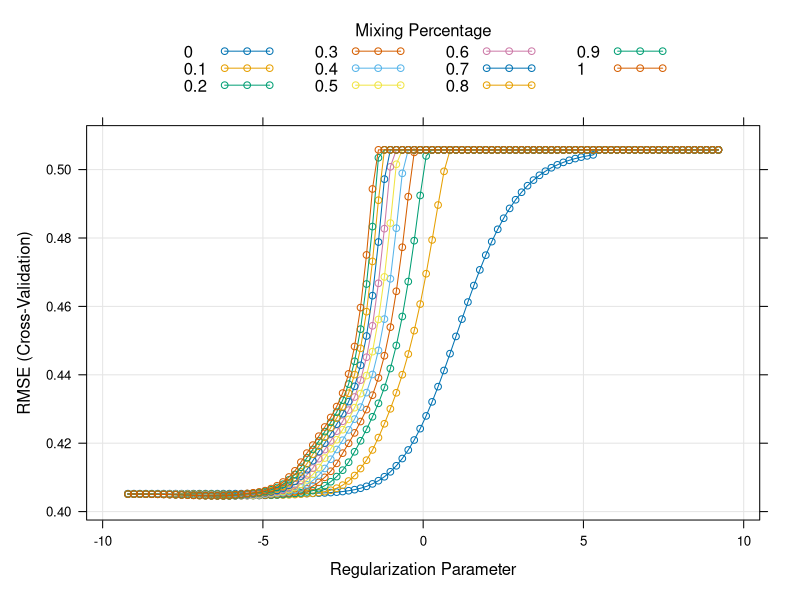
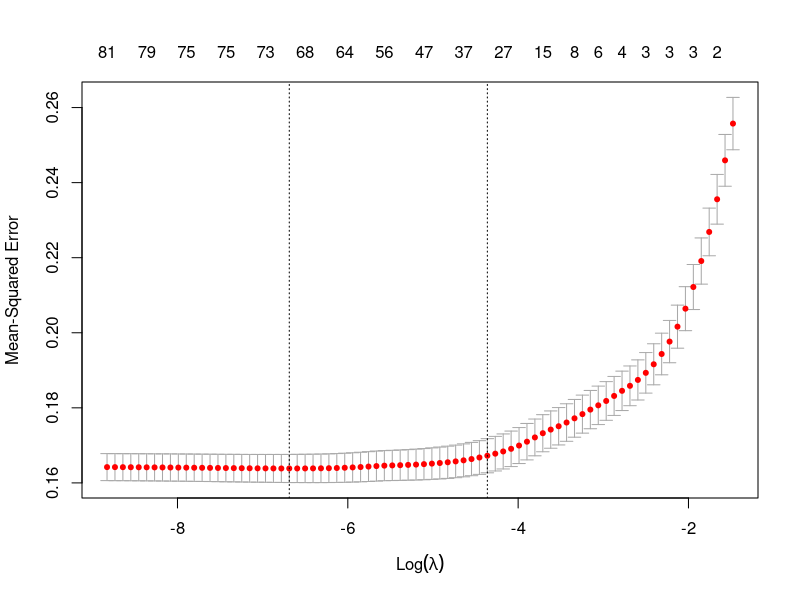

Reproduce these figures in R, in order. (Note: this script raises an error after producing the figures.)
library(tidyverse)
library(skimr)
library(caret)     
library(glmnet) 
library(gridExtra)
library(ModelMetrics)

## Based on Lab 11

set.seed(80107)

cleaned_data = read.csv("cleaned_data.csv")

#remove student_id
cleaned_data <- cleaned_data[,-1]

# dim(cleaned_data)

# skim(cleaned_data)

# Create a data partition such that 80% of the data is used for training and 
# 20% for testing

trainIndex <- createDataPartition(cleaned_data$bully,
                                  p = .8, # the share of data in the training set
                                  list = FALSE # puts our output in matrix form
)

cleaned_data <- cleaned_data %>% 
  mutate(temp_id = 1:nrow(cleaned_data))

# Use those indices to split the data into training and test sets
train <- cleaned_data %>% 
  filter(temp_id %in% trainIndex) %>% 
  dplyr::select(-temp_id)


# Assign everything else to the test dataset 
test <- cleaned_data %>% 
  filter(!(temp_id %in% trainIndex)) %>% 
  dplyr::select(-temp_id)

# Check how many rows are in each set
nrow(train)
nrow(test)

# Convert predictors into a model matrix for glmnet
# model.matrix() automatically creates dummy variables for categorical predictors
# math ~ . means: predict math using all other variables in the dataset
# [,-1] removes the intercept column because glmnet handles the intercept internally
x_train_unscaled <- model.matrix(bully ~ ., train)[, -1]
y_train <- train$bully

x_test_unscaled <- model.matrix(bully ~ ., test)[, -1]
y_test <- test$bully

# Standardize the predictors in the training set
x_train <- scale(x_train_unscaled)

# Standardize the test set using the SAME means and standard deviations from 
# the training set
x_test <- scale(
  x_test_unscaled,
  center = attr(x_train, "scaled:center"),
  scale = attr(x_train, "scaled:scale")
)

###### now we'll test ridge, lasso, and elastic net all in one
# using 5 folds for cv since our dataset only has 5% bully >= 2.5

train_control <- trainControl(
  method = "cv",
  number = 5,
  verboseIter = FALSE 
)

# Define a set of alpha values to try. We'll include 0 and 1 to test ridge and
# lasso along with the other values for elastic net

alpha_grid <- seq(0, 1, by = 0.1) 
lambda_grid <- 10 ^ seq(4, -4, length = 100)

set.seed(80107)

rle_model <- train(
  x = x_train,
  y = y_train,
  method = "glmnet",
  trControl = train_control,
  tuneGrid = expand.grid(alpha = alpha_grid, lambda = lambda_grid),
  metric = "RMSE"
)


# Plot RMSE across tuning values
plot(rle_model, xTrans = log)

# View the best alpha
best_alpha <- rle_model$bestTune$alpha
best_alpha

# View what caret says is the best lambda (lowest RMSE)
best_lambda_caret <- rle_model$bestTune$lambda
best_lambda_caret

# ChatGPT helped me understand that caret and glmnet packages have different
# ways of finding the best lambda. Let's look at the glmnet version
cv.out <- cv.glmnet(x_train, y_train, alpha=best_alpha)
plot(cv.out)

cv.out

#what is the Rsquared for rle_model with best_alpha
rle_model$results %>% 
  filter(alpha == best_alpha) %>% 
  arrange(RMSE) %>% 
  head(1)

# lambda min has ~69 nonzero coefs and lambda 1se has ~25 nonzero coefs
# lambda min of 0.01 matches caret, but lambda 1se of 0.08 is different

# let's store this best lambda (1se) as well
best_lambda_glmnet <- cv.out$lambda.1se
best_lambda_glmnet
log(best_lambda_glmnet)

# Extract coefficients at the best lambda for both methods
coefs_caret <- coef(rle_model$finalModel, 
                    alpha = best_alpha, s = best_lambda_caret)

coefs_glmnet <- coef(rle_model$finalModel, 
                    alpha = best_alpha, s = best_lambda_glmnet)

coefs_caret <- coefs_caret[which(coefs_caret != 0),]

coefs_glmnet <- coefs_glmnet[which(coefs_glmnet != 0),]

coefs_cdf <- data.frame(
  Variable = rownames(as.matrix(coefs_caret)),
  Coefficient = as.numeric(coefs_caret)
)

coefs_gdf <- data.frame(
  Variable = rownames(as.matrix(coefs_glmnet)),
  Coefficient = as.numeric(coefs_glmnet)
)


# Inspect largest coefficients
coefs_cdf %>%
  arrange(desc(abs(Coefficient))) %>% 
  head(10)

coefs_gdf %>%
  arrange(desc(abs(Coefficient))) %>% 
  head(10)

# Now lets run our best model on the testing data
# First let's try the caret version (best lambda minimizes RMSE)
rle.pred.caret = predict(rle_model, newdata=x_test)

# How variable are our predictions?
summary( rle.pred.caret )
sd( rle.pred.caret )

# The RMSE
sqrt( mean((rle.pred-y_test)^2) )

# Now let's repeat with the glmnet version using lambda 1se
rle.pred.glmnet = predict(rle_model$finalModel, 
                          s = best_lambda_glmnet, newx=x_test)


# How variable are our predictions?
summary( rle.pred.glmnet )
sd( rle.pred.glmnet )

# The RMSE
sqrt( mean((rle.pred.glmnet-y_test)^2) )

# both of these RMSEs are quite low

# Let's look at a plot

#put both sets of predictions into the test df
test_plot <- test %>% 
  mutate(y_pred_caret = rle.pred.caret, y_pred_glmnet = rle.pred.glmnet)

test_plot <- test_plot %>% 
  pivot_longer(cols = c(y_pred_glmnet,y_pred_caret, bully), names_to = "model", 
               values_to = "y")

test_plot %>% 
  ggplot(aes(age,y, col = model))+
  geom_point()+
  geom_jitter()

test_plot %>% 
  ggplot(aes(model,y)) +
  geom_boxplot()


#########################################################################

#Forward/backward stepwise selection (based on ch 24 of the class website)

# Baseline linear model (OLS)

model_linear <- lm(bully ~ ., data = train)

test$y_hat = predict( model_linear, newdata = test)

#calculate RMSE
sqrt(mean((test$bully-test$y_hat)^2))

#check out the coefficients
coefs_lm = coef(model_linear)

coefs_lm <- data.frame(
  Variable = rownames(as.matrix(coefs_lm)),
  Coefficient = as.numeric(coefs_lm)
)

coefs_lm %>% 
  arrange(desc(abs(Coefficient))) %>% 
  head(10)

# Stepwise selection: forward

library(MASS)

# set up simplest and most complex to consider:
# `~ 1` is the "intercept only" model.  Our max model 
# has everything (but no interactions).
mod_simple <- lm(bully ~ 1, data = train)
mod_max <- lm(bully ~ ., data = train)

# use forward stepwise selection to pick an optimal model (in terms of AIC)
mod_forward <- stepAIC(mod_simple,
                       scope = list(lower = formula(mod_simple),
                                    upper = formula(mod_max)),
                       direction = "forward",
                       trace = 0 )

summary(mod_forward)

#We can examine how many coefficients we zeroed out with this approach:
# Total number of coefficients (minus intercept)
length( coef( model_linear ) ) - 1

length(coef(mod_forward)) - 1

test$y_hat = predict( mod_forward, newdata = test)

#let's check out the coefficients
coefs_forward = coef(mod_forward)

coefs_forward <- data.frame(
  Variable = rownames(as.matrix(coefs_forward)),
  Coefficient = as.numeric(coefs_forward)
)

coefs_forward %>% 
  arrange(desc(abs(Coefficient))) %>% 
  head(10)

#calculate rmse
sqrt(mean((test$bully-test$y_hat)^2))

#let's try backward 
#chatGPT helped me understand how to code this since it isn't on the website

mod_backward <- stepAIC(mod_max,
                       direction = "backward",
                       trace = 0 )

summary(mod_backward)

#We can examine how many coefficients we zeroed out with this approach:
# Total number of coefficients (minus intercept)
length( coef( model_linear ) ) - 1

length(coef(mod_backward)) - 1

test$y_hat = predict( mod_backward, newdata = test)


#let's check out the coefficients
coefs_backward= coef(mod_backward)

coefs_backward <- data.frame(
  Variable = rownames(as.matrix(coefs_backward)),
  Coefficient = as.numeric(coefs_backward)
)

coefs_backward %>% 
  arrange(desc(abs(Coefficient))) %>% 
  head(10)

#calculate rmse
sqrt(mean((test$bully-test$y_hat)^2))

#compare AIC for all models
AIC(model_linear)
AIC(mod_forward)
AIC(mod_backward)

#forward model has slightly fewer nonzero coefficients and slightly lower AIC,
#so let's go with that

test$y_hat = predict( mod_forward, newdata = test)

table(test$y_hat >= 2.5)

table(test$bully >= 2.5)

test %>% 
  ggplot(aes(bully,y_hat))+
  geom_point()

#########################################################################
#now let's take our top 3 predictors and try loess, why not
#based on the college_and_ses_with_loess script from class

dat = train
head( dat )

dat = dat %>% 
  mutate(bully_high = ifelse(bully >= 2.5,1,0))

dat_test = test %>% 
  mutate(bully_high = ifelse(bully >=2.5,1,0)) 

# use loess with multiple variables to predict bully based on e_safety_score,
# discrimination, and school_rules

llp = loess( bully ~ e_safety_score + 
               discrimination + school_rules, data=dat )

summary(llp)

dat$pcol = predict( llp, newdata=dat )

qplot( e_safety_score, pcol, data = dat ) +
  geom_smooth()
qplot( discrimination, pcol, data = dat ) +
  geom_smooth()
qplot( school_rules, pcol, data = dat ) +
  geom_smooth()

rmse(llp, data = dat)

# let's run it on the test data now

dat_test$pcol = predict( llp, newdata=dat_test )

qplot( e_safety_score, pcol, data = dat_test ) +
  geom_smooth()
qplot( discrimination, pcol, data = dat_test ) +
  geom_smooth()
qplot( school_rules, pcol, data = dat_test ) +
  geom_smooth()

rmse(llp, data = dat_test)

dat_test %>% 
  ggplot(aes(pcol))+
  geom_histogram()

dat_test %>% 
  ggplot(aes(bully,pcol))+
  geom_point()

dat_test %>% 
  summarise( bully_pct = mean(bully >= 2.5), pcol_pct = mean(pcol >= 2.5) )

summary(dat_test$pcol)


#####

llp_binary = loess( bully_high ~ e_safety_score + 
               discrimination + school_rules, data=dat )

dat$pcol = predict( llp_binary, newdata=dat )

rmse(llp_binary, data = dat)

# let's run it on the test data now

dat_test$pcol = predict( llp_binary, newdata=dat_test )

rmse(llp_binary, data = dat_test)

# from Luciana's logistic regression code: probabilities for "1" class
# hard classifications using 0.5 threshold
dat_test$y_hat <- ifelse(dat_test$pcol >= 0.5, 1, 0)

dat_test %>% 
  summarize( mean(y_hat == bully_high))

table(dat_test$y_hat)
# predicted 8 out of 1533 students above the 2.5 threshold for bullying
table(dat_test$bully_high)
# in reality there are 70
# :(
